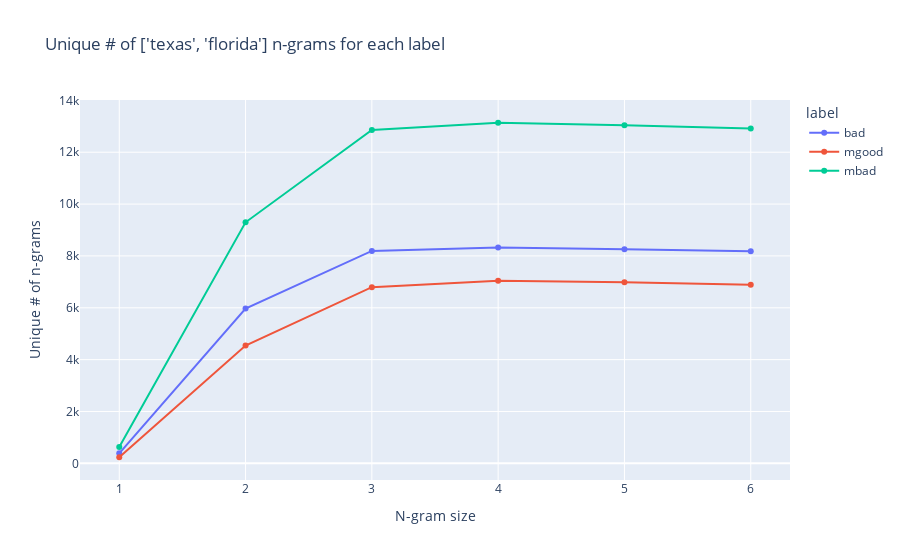

The notebook cell this image was saved under:
### Markdown cell above
We can look at the number of unique values to each label for different values of N on a line chart.

### Code cell
import plotly.express as px

intersection_sizes = []
for n in [1, 2, 3, 4, 5, 6]:

    good_ngrams = series_to_ngrams(df[df.label == "good"].comments, n).value_counts()
    bad_ngrams = series_to_ngrams(df[df.label == "bad"].comments, n).value_counts()
    mgood_ngrams = series_to_ngrams(df[df.label == "mgood"].comments, n).value_counts()
    mbad_ngrams = series_to_ngrams(df[df.label == "mbad"].comments, n).value_counts()
    intersection_sizes_n = get_exclusive_sizes(
        set(good_ngrams.index),
        set(bad_ngrams.index),
        set(mgood_ngrams.index),
        set(mbad_ngrams.index)
    )

    intersection_sizes_n["n"] = n

    intersection_sizes.append(intersection_sizes_n)


# prepare data
is_df = pd.DataFrame(intersection_sizes)
is_df = is_df.melt(id_vars="n", var_name="label", value_name="count")
is_df["count"] = is_df["count"].astype(int)
is_df["n"] = is_df["n"].astype(int)

# exclude good 
is_df = is_df[is_df.label != "good"]

# plot a line chart
px.line(is_df, 
    x="n", y="count",
    color="label",
    title=f"Unique # of {GEO} n-grams for each label", 
    labels={"n": "N-gram size", "count": "Unique # of n-grams"},
    markers=True
    )

### Figure 1 — Plotly figure (JSON) as saved in the notebook; plotly's stock layout.template omitted (floating-point values rounded to 4 significant figures)
{"data": [{"hovertemplate": "label=bad<br>N-gram size=%{x}<br>Unique # of n-grams=%{y}<extra></extra>", "legendgroup": "bad", "line": {"color": "#636efa", "dash": "solid"}, "marker": {"symbol": "circle"}, "mode": "lines+markers", "name": "bad", "orientation": "v", "showlegend": true, "type": "scatter", "x": [1, 2, 3, 4, 5, 6], "xaxis": "x", "y": [387, 5970, 8193, 8330, 8260, 8181], "yaxis": "y"}, {"hovertemplate": "label=mgood<br>N-gram size=%{x}<br>Unique # of n-grams=%{y}<extra></extra>", "legendgroup": "mgood", "line": {"color": "#EF553B", "dash": "solid"}, "marker": {"symbol": "circle"}, "mode": "lines+markers", "name": "mgood", "orientation": "v", "showlegend": true, "type": "scatter", "x": [1, 2, 3, 4, 5, 6], "xaxis": "x", "y": [235, 4541, 6795, 7041, 6984, 6886], "yaxis": "y"}, {"hovertemplate": "label=mbad<br>N-gram size=%{x}<br>Unique # of n-grams=%{y}<extra></extra>", "legendgroup": "mbad", "line": {"color": "#00cc96", "dash": "solid"}, "marker": {"symbol": "circle"}, "mode": "lines+markers", "name": "mbad", "orientation": "v", "showlegend": true, "type": "scatter", "x": [1, 2, 3, 4, 5, 6], "xaxis": "x", "y": [634, 9297, 12856, 13137, 13040, 12918], "yaxis": "y"}], "layout": {"legend": {"title": {"text": "label"}, "tracegroupgap": 0}, "title": {"text": "Unique # of ['texas', 'florida'] n-grams for each label"}, "xaxis": {"anchor": "y", "domain": [0, 1], "title": {"text": "N-gram size"}}, "yaxis": {"anchor": "x", "domain": [0, 1], "title": {"text": "Unique # of n-grams"}}}}
